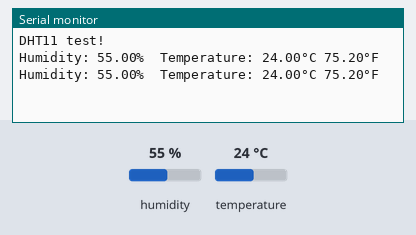
This sketch was run on a simulated Arduino Uno, built with avr-gcc and run on an emulated ATmega328P. On the bench: the last lines printed to the serial monitor. The test bench sets the inputs (shaded band); at power-on: humidity 55 %, temperature 24 °C.

Above: at 4.8 s.
4.9 s: humidity set to 22 %
At 7.5 s:
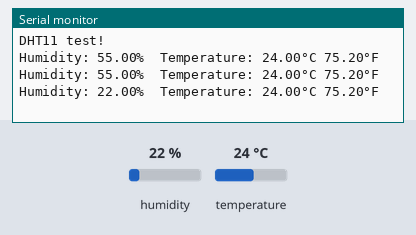
7.9 s: temperature set to 12 °C
At 8.8 s:
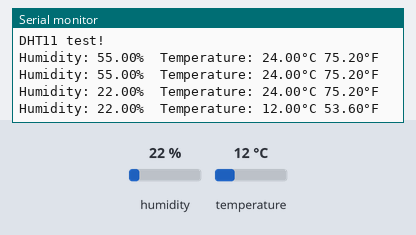
10.9 s: humidity set to 40 %
At 13.6 s:
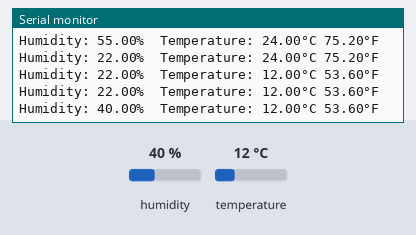
Timing chart, 0 to 15.1 s (numbered marks = the images above; inputs shaded):
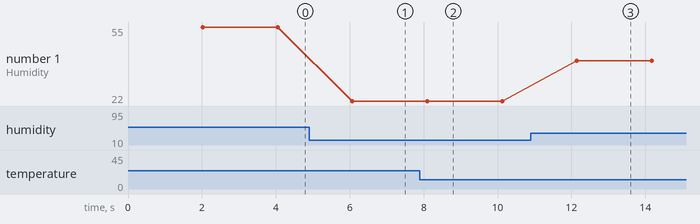

The sketch:

DHT_11_tester.ino
```cpp
// Example testing sketch for various DHT humidity/temperature sensors
// Written by ladyada, public domain

// REQUIRES the following Arduino libraries:
// - DHT Sensor Library: https://github.com/adafruit/DHT-sensor-library
// - Adafruit Unified Sensor Lib: https://github.com/adafruit/Adafruit_Sensor
#include "DHT.h"

#define DHTPIN 2     // Digital pin connected to the DHT sensor
// Feather HUZZAH ESP8266 note: use pins 3, 4, 5, 12, 13 or 14 --
// Pin 15 can work but DHT must be disconnected during program upload.

// Uncomment whatever type you're using!
#define DHTTYPE DHT11   // DHT 11
//#define DHTTYPE DHT22   // DHT 22  (AM2302), AM2321
//#define DHTTYPE DHT21   // DHT 21 (AM2301)

// Connect pin 1 (on the left) of the sensor to +5V
// NOTE: If using a board with 3.3V logic like an Arduino Due connect pin 1
// to 3.3V instead of 5V!
// Connect pin 2 of the sensor to whatever your DHTPIN is
// Connect pin 3 (on the right) of the sensor to GROUND (if your sensor has 3 pins)
// Connect pin 4 (on the right) of the sensor to GROUND and leave the pin 3 EMPTY (if your sensor has 4 pins)
// Connect a 10K resistor from pin 2 (data) to pin 1 (power) of the sensor

// Initialize DHT sensor.
// Note that older versions of this library took an optional third parameter to
// tweak the timings for faster processors.  This parameter is no longer needed
// as the current DHT reading algorithm adjusts itself to work on faster procs.
DHT dht(DHTPIN, DHTTYPE);

void setup() {
  Serial.begin(9600);
  Serial.println(F("DHT11 test!"));

  dht.begin();
}

void loop() {
  // Wait a few seconds between measurements.
  delay(2000);

  // Reading temperature or humidity takes about 250 milliseconds!
  // Sensor readings may also be up to 2 seconds 'old' (its a very slow sensor)
  float h = dht.readHumidity();
  // Read temperature as Celsius (the default)
  float t = dht.readTemperature();
  // Read temperature as Fahrenheit (isFahrenheit = true)
  float f = dht.readTemperature(true);

  // Check if any reads failed and exit early (to try again).
  if (isnan(h) || isnan(t) || isnan(f)) {
    Serial.println(F("Failed to read from DHT sensor!"));
    return;
  }

  // Compute heat index in Fahrenheit (the default)
  float hif = dht.computeHeatIndex(f, h);
  // Compute heat index in Celsius (isFahreheit = false)
  float hic = dht.computeHeatIndex(t, h, false);

  Serial.print(F("Humidity: "));
  Serial.print(h);
  Serial.print(F("%  Temperature: "));
  Serial.print(t);
  Serial.print(F("°C "));
  Serial.print(f);
  Serial.println(F("°F"));
  /*
  Serial.print(F("  Heat index: "));
  Serial.print(hic);
  Serial.print(F("°C "));
  Serial.print(hif);
  Serial.println(F("°F"));
  */
}
```

Measured:
- after the input at 4.9 s, the serial monitor: prints a new line after 1.2 s (image 1)
- after the input at 7.9 s, the serial monitor: prints a new line after 0.20 s (image 2)
- after the input at 10.9 s, the serial monitor: prints a new line after 1.2 s (image 3)
- plotted number 1: 55 → 22 after the input at 4.9 s, 22 → 40 after the input at 10.9 s
